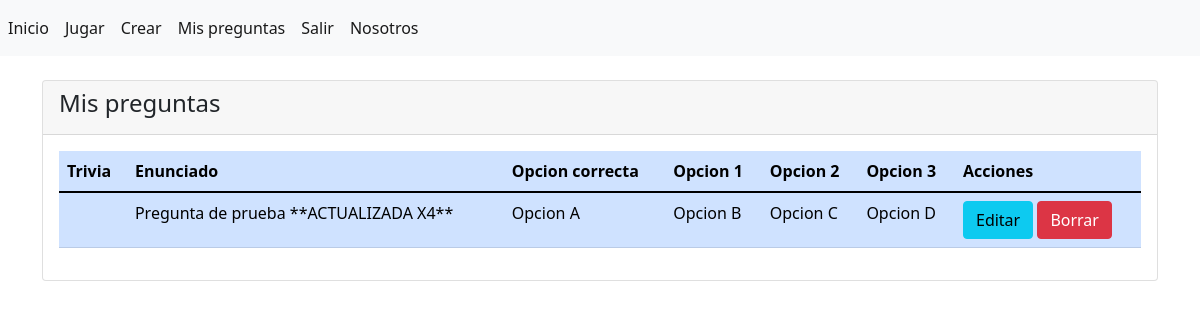
Before: /preguntas (signed in) with the older database file.
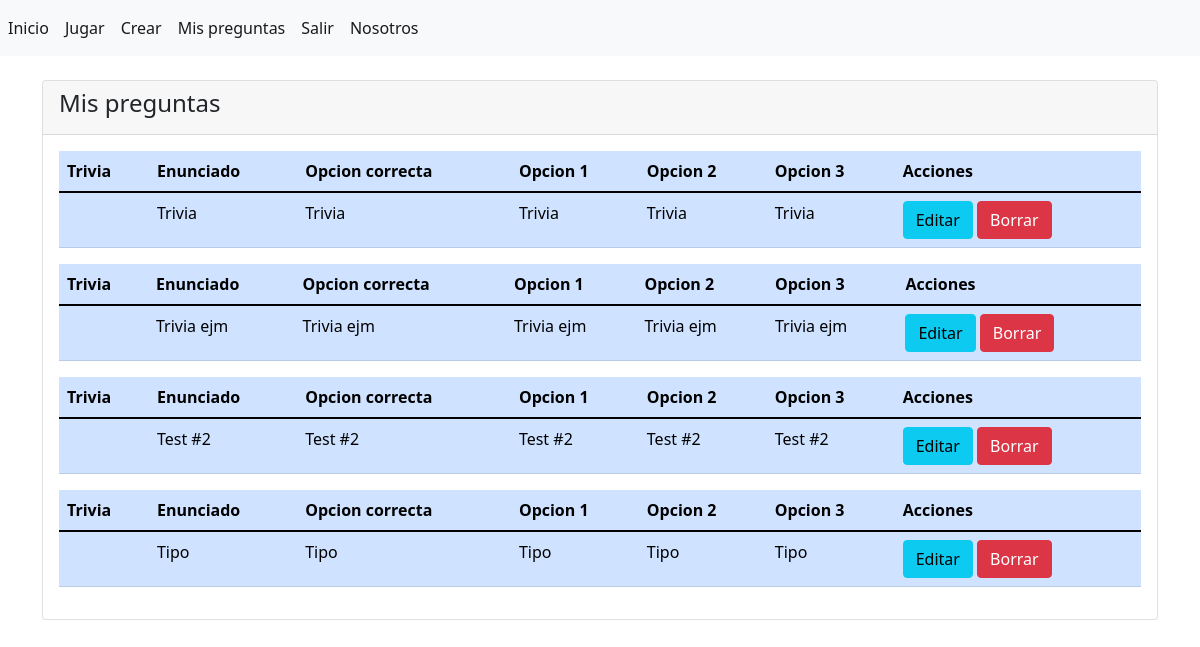
After: the same page with the newer database file.
### TGApp/models.py (models this page shows, shortened)
class Pregunta(models.Model):
    autor = models.ForeignKey(User, on_delete=models.CASCADE, null=True)
    trivia = models.ForeignKey(Trivia, on_delete=models.CASCADE, null=True)
    id = models.AutoField(primary_key=True)
    pregunta = models.TextField(verbose_name='Enunciado de la pregunta')
    opcionCorrecta = models.CharField(max_length=1000, verbose_name='Opcion correcta de la pregunta')
    opcion2 = models.CharField(max_length=1000, verbose_name='Opcion falsa de la pregunta')
    opcion3 = models.CharField(max_length=1000, verbose_name='Opcion falsa de la pregunta')
    opcion4 = models.CharField(max_length=1000, verbose_name='Opcion falsa de la pregunta',)

### TGApp/views.py (the view)
# urls.py: path('preguntas', views.preguntas, name='preguntas'),
def preguntas(request):
    context = {
        'trivias': Trivia.objects.all(),
        'preguntas': Pregunta.objects.all(),
    }
    return render(request, "TGApp/preguntas.html", context)

### TGApp/templates/TGApp/preguntas.html (shortened to what this page needs)
{% extends "base.html" %}
{% block contenido %}
<br>
<div class="card">
    <div class="card-header">
        <h4 class="card-title">Mis preguntas</h4>
    </div>
    <div class="card-body">
        {% for Pregunta in preguntas %}
            {% if Pregunta.autor == user %}
                <div class="table-responsive">
                    <table class="table table-primary">
                        <thead>
                            <tr>
                                <th >Trivia</th>
                                <th scope="col">Enunciado</th>
                                <th scope="col">Opcion correcta</th>
                                <th scope="col">Opcion 1</th>
                                <th scope="col">Opcion 2</th>
                                <th scope="col">Opcion 3</th>
                                <th scope="col">Acciones</th>
                            </tr>
                        </thead>
                        <tbody>
                            <tr class="">
                                <td scope="row">{{ Pregunta.Trivia }}</td>
                                <td>{{ Pregunta.pregunta }}</td>
                                <td>{{ Pregunta.opcionCorrecta }}</td>
                                <td>{{ Pregunta.opcion2 }}</td>
                                <td>{{ Pregunta.opcion3 }}</td>
                                <td>{{ Pregunta.opcion4 }}</td>
                                <td> <a name="" id="" class="btn btn-info" href="{% url 'EditarPregunta' Pregunta.id %}" role="button">Editar</a> <a name="" id="" class="btn btn-danger" href="{% url 'EliminarPregunta' Pregunta.id %}" role="button">Borrar</a></td>
                            </tr>
                        </tbody>
                    </table>
                </div>
            {% endif %}
        {% endfor %}
    </div>
</div>
{% endblock %}

### TGApp/templates/base.html (shortened to what this page needs)
{% load static %}
<!DOCTYPE html>
<html lang="es">
<head>
    <link href="https://cdn.jsdelivr.net/npm/bootstrap@5.1.3/dist/css/bootstrap.min.css" rel="stylesheet">
</head>
<body>
<nav class="navbar navbar-expand navbar-light bg-light">
    <div class="nav navbar-nav">
        <a class="nav-item nav-link active" href="{% url 'inicio' %}">Inicio</a>
        {% if user.is_authenticated %}
          <a class="nav-item nav-link active" href="{% url 'jugar' %}">Jugar</a>
          <a class="nav-item nav-link active" href="{% url 'crear' %}">Crear</a>
          <a class="nav-item nav-link active" href="{% url 'preguntas' %}">Mis preguntas</a>
          <a class="nav-item nav-link active" href="{% url 'logout' %}">Salir</a>
        {% else %}
        <a class="nav-item nav-link active" href="{% url 'login' %}">Login</a>
        <a class="nav-item nav-link active" href="{% url 'registrar' %}">Registrar</a>
        {% endif %}
        <a class="nav-item nav-link active" href="{% url 'nosotros' %}">Nosotros</a>
    </div>
</nav>
<div class="container">
  <div class="row">
    <div class="col-12">
      {% block contenido %} {% endblock %}
    </div>
  </div>
</div>
</body>
</html>

Changed rows visible on the page:
removed Pregunta: pregunta "Pregunta de prueba **ACTUALIZADA X4**", opcionCorrecta "Opcion A", opcion2 "Opcion B", opcion3 "Opcion C", opcion4 "Opcion D"
added Pregunta: pregunta "Trivia", opcionCorrecta "Trivia", opcion2 "Trivia", opcion3 "Trivia", opcion4 "Trivia"
added Pregunta: pregunta "Trivia ejm", opcionCorrecta "Trivia ejm", opcion2 "Trivia ejm", opcion3 "Trivia ejm", opcion4 "Trivia ejm"
added Pregunta: pregunta "Test #2", opcionCorrecta "Test #2", opcion2 "Test #2", opcion3 "Test #2", opcion4 "Test #2"
added Pregunta: pregunta "Tipo", opcionCorrecta "Tipo", opcion2 "Tipo", opcion3 "Tipo", opcion4 "Tipo"
